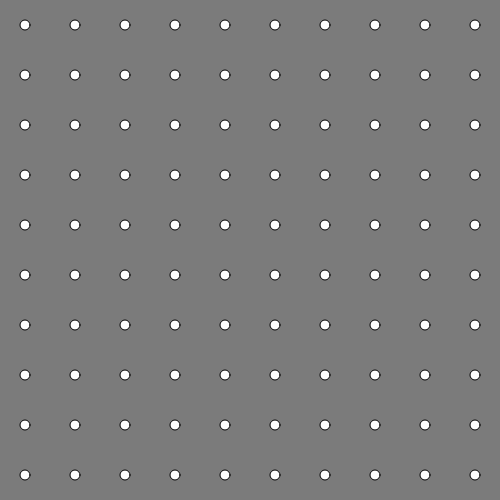
Frame 1 (no input)
Frame 60 (no input): identical to frame 1, image omitted
Frame 120 (the mouse pressed at the canvas centre since frame 60): identical to frame 1, image omitted

The p5.js sketch that drew this single still picture (run headless with seeded random() and noise() and a simulated clock; from frame 60 on, the mouse is pressed at the canvas centre):

// p5.js sketch
// ── sketch.js
'use strict';

let noOfTiles = 10;
let tileWidth;

function setup(){
    createCanvas(500, 500);
    tileWidth = width / noOfTiles; // The width of the tiles
}

function draw(){
    background(123);
    // Translate grid to half tile width
    translate(tileWidth/2, tileWidth/2);
    
	// Create a grid that will contain a list of shapes
    for (let gridY = 0; gridY < noOfTiles; gridY++) {
        for (let gridX = 0; gridX < noOfTiles; gridX++) {
            // Set the x and y position for the shape
            let posX = gridX * tileWidth;
            let posY = gridY * tileWidth;
            // Draw the shape
            ellipse(posX, posY, 10, 10);
        }
    }
}
